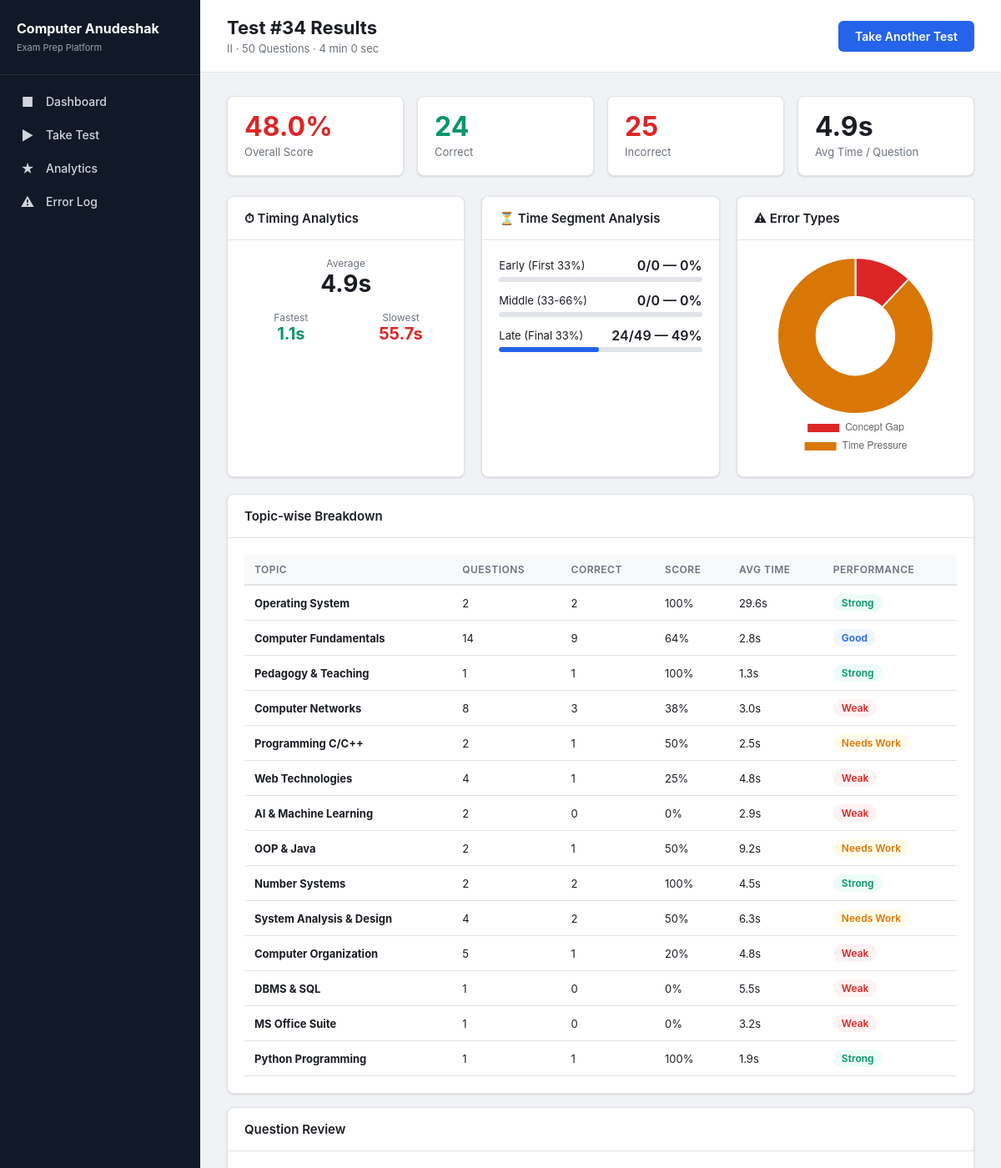
The app's page /results/34 (signed in, upper part) with its own data.
### tables this page shows
CREATE TABLE mock_tests (
            id INTEGER PRIMARY KEY AUTOINCREMENT,
            started_at TEXT, completed_at TEXT, paper TEXT, total_questions INTEGER,
            score REAL, max_score INTEGER, time_taken_sec INTEGER, status TEXT DEFAULT 'in_progress'
        , user_id INTEGER REFERENCES users(id) DEFAULT 1, name TEXT, subject TEXT, topic_id INTEGER REFERENCES topics(id));

CREATE TABLE test_responses (
            id INTEGER PRIMARY KEY AUTOINCREMENT,
            test_id INTEGER REFERENCES mock_tests(id),
            question_id INTEGER, selected_option TEXT, is_correct INTEGER,
            time_spent_sec REAL, confidence TEXT DEFAULT 'medium',
            error_type TEXT
        );

CREATE TABLE topics (
            id INTEGER PRIMARY KEY, name TEXT UNIQUE, subject TEXT, paper TEXT, weightage INTEGER DEFAULT 5
        );

### app.py (the view)
@app.route('/results/<int:test_id>')
def results(test_id):
    db = get_db()
    test = db.execute('SELECT * FROM mock_tests WHERE id=? AND user_id=?', (test_id, session['user_id'])).fetchone()
    if not test: return redirect(url_for('index'))
    responses = db.execute('''
        SELECT tr.*, q.question_text, q.correct_option, q.explanation, q.option_a, q.option_b, q.option_c, q.option_d, t.name as topic_name, t.subject as subject
        FROM test_responses tr JOIN questions q ON tr.question_id = q.id
        JOIN topics t ON q.topic_id = t.id
        WHERE tr.test_id=? ORDER BY tr.id
    ''', (test_id,)).fetchall()
    timings = [r['time_spent_sec'] for r in responses]
    avg_time = sum(timings) / len(timings) if timings else 0
    fastest = min(timings) if timings else 0
    slowest = max(timings) if timings else 0
    topic_breakdown = {}
    for r in responses:
        tn = r['topic_name']
        if tn not in topic_breakdown:
            topic_breakdown[tn] = {'correct': 0, 'total': 0, 'total_time': 0}
        topic_breakdown[tn]['total'] += 1
        topic_breakdown[tn]['total_time'] += r['time_spent_sec'] or 0
        if r['is_correct']: topic_breakdown[tn]['correct'] += 1
    errors = [r for r in responses if not r['is_correct']]
    error_types = {'concept_gap': 0, 'memory_lapse': 0, 'misread': 0, 'calculation': 0, 'time_pressure': 0}
    for e in errors:
        et = e['error_type'] or 'concept_gap'
        if et in error_types: error_types[et] += 1
    early = [r for r in responses if r['id'] <= len(responses) * 0.33]
    mid = [r for r in responses if len(responses)*0.33 < r['id'] <= len(responses)*0.66]
    late = [r for r in responses if r['id'] > len(responses)*0.66]
    return render_template('results.html', test=test, responses=responses,
        avg_time=avg_time, fastest=fastest, slowest=slowest,
        topic_breakdown=topic_breakdown, errors=errors, error_types=error_types,
        early=early, mid=mid, late=late)

### app.py (called while the page is built)
def get_db():
    if 'db' not in g:
        g.db = sqlite3.connect(DB_PATH)
        g.db.row_factory = sqlite3.Row
        g.db.execute("PRAGMA journal_mode=WAL")
        g.db.execute("PRAGMA foreign_keys=ON")
    return g.db

@app.before_request
def require_login():
    allowed = ['login', 'register', 'static', None]
    if request.endpoint not in allowed and 'user_id' not in session:
        return redirect(url_for('login'))

### templates/results.html (shortened to what this page needs)
<!DOCTYPE html>
<html lang="en">
<head>
  <link rel="stylesheet" href="/static/style.css">
</head>
<body>
  <aside class="sidebar">
    <div class="sidebar-brand">
      <h1>Computer Anudeshak</h1>
      <span>Exam Prep Platform</span>
    </div>
    <nav class="sidebar-nav">
      <a href="/"><span class="icon">&#9632;</span> Dashboard</a>
      <a href="/test/setup"><span class="icon">&#9654;</span> Take Test</a>
      <a href="/analytics"><span class="icon">&#9733;</span> Analytics</a>
      <a href="/errorlog"><span class="icon">&#9888;</span> Error Log</a>
    </nav>
  </aside>
  <div class="main">
    <div class="page-header">
      <div class="flex-between">
        <div>
          <h2>Test #{{ test.id }} Results</h2>
          <p>{{ test.paper }} &middot; {{ test.total_questions }} Questions &middot; {{ (test.time_taken_sec or 0) // 60 }} min {{ (test.time_taken_sec or 0) % 60 }} sec</p>
        </div>
        <a href="/test/setup" class="btn btn-primary">Take Another Test</a>
      </div>
    </div>
    <div class="content">
      <div class="stat-grid">
        <div class="stat-card {{ 'success' if (test.score or 0) >= 60 else 'danger' }}">
          <div class="stat-value">{{ "%.1f"|format(test.score or 0) }}%</div>
          <div class="stat-label">Overall Score</div>
        </div>
        <div class="stat-card success">
          <div class="stat-value">{{ responses|selectattr('is_correct', 'equalto', 1)|list|length }}</div>
          <div class="stat-label">Correct</div>
        </div>
        <div class="stat-card danger">
          <div class="stat-value">{{ responses|rejectattr('is_correct', 'equalto', 1)|list|length }}</div>
          <div class="stat-label">Incorrect</div>
        </div>
        <div class="stat-card">
          <div class="stat-value">{{ "%.1f"|format(avg_time) }}s</div>
          <div class="stat-label">Avg Time / Question</div>
        </div>
      </div>
      <div class="grid-3 mt-4">
        <div class="card">
          <div class="card-header">&#9201; Timing Analytics</div>
          <div class="card-body">
            <div style="text-align:center">
              <div style="margin-bottom:16px">
                <div style="font-size:12px;color:var(--text-muted)">Average</div>
                <div style="font-size:28px;font-weight:700">{{ "%.1f"|format(avg_time) }}s</div>
              </div>
              <div class="grid-2">
                <div>
                  <div style="font-size:12px;color:var(--text-muted)">Fastest</div>
                  <div style="font-size:20px;font-weight:700;color:var(--success)">{{ "%.1f"|format(fastest) }}s</div>
                </div>
                <div>
                  <div style="font-size:12px;color:var(--text-muted)">Slowest</div>
                  <div style="font-size:20px;font-weight:700;color:var(--danger)">{{ "%.1f"|format(slowest) }}s</div>
                </div>
              </div>
            </div>
          </div>
        </div>
        <div class="card">
          <div class="card-header">&#9203; Time Segment Analysis</div>
          <div class="card-body">
            {% set early_correct = early|selectattr('is_correct','equalto',1)|list|length %}
            {% set mid_correct = mid|selectattr('is_correct','equalto',1)|list|length %}
            {% set late_correct = late|selectattr('is_correct','equalto',1)|list|length %}
            <div style="margin-bottom:12px">
              <div class="flex-between" style="margin-bottom:4px">
                <span style="font-size:13px">Early (First 33%)</span>
                <span style="font-weight:600">{{ early_correct }}/{{ early|length }} — {{ "%.0f"|format(early_correct / early|length * 100 if early else 0) }}%</span>
              </div>
              <div class="score-bar" style="width:100%">
              </div>
            </div>
            <div style="margin-bottom:12px">
              <div class="flex-between" style="margin-bottom:4px">
                <span style="font-size:13px">Middle (33-66%)</span>
                <span style="font-weight:600">{{ mid_correct }}/{{ mid|length }} — {{ "%.0f"|format(mid_correct / mid|length * 100 if mid else 0) }}%</span>
              </div>
              <div class="score-bar" style="width:100%">
              </div>
            </div>
            <div>
              <div class="flex-between" style="margin-bottom:4px">
                <span style="font-size:13px">Late (Final 33%)</span>
                <span style="font-weight:600">{{ late_correct }}/{{ late|length }} — {{ "%.0f"|format(late_correct / late|length * 100 if late else 0) }}%</span>
              </div>
              <div class="score-bar" style="width:100%">
                <div class="score-bar-fill primary" data-width="{{ late_correct / late|length * 100 if late else 0 }}"></div>
              </div>
            </div>
          </div>
        </div>
        <div class="card">
          <div class="card-header">&#9888; Error Types</div>
          <div class="card-body">
            {% if errors %}
              <canvas id="errorPieChart" width="200" height="200"></canvas>
            {% else %}
              <div class="empty-state"><p>No errors — perfect score!</p></div>
            {% endif %}
          </div>
        </div>
      </div>
      <div class="card mt-4">
        <div class="card-header">Topic-wise Breakdown</div>
        <div class="card-body">
          <div class="table-wrap">
            <table>
              <thead>
                <tr><th>Topic</th><th>Questions</th><th>Correct</th><th>Score</th><th>Avg Time</th><th>Performance</th></tr>
              </thead>
              <tbody>
                {% for tn, data in topic_breakdown.items() %}
                <tr>
                  <td><strong>{{ tn }}</strong></td>
                  <td>{{ data.total }}</td>
                  <td>{{ data.correct }}</td>
                  <td>{{ "%.0f"|format(data.correct / data.total * 100) }}%</td>
                  <td>{{ "%.1f"|format(data.total_time / data.total) }}s</td>
                  <td>
                    {% set pct = data.correct / data.total * 100 %}
                    {% if pct >= 80 %}<span class="badge badge-success">Strong</span>
                    {% elif pct >= 60 %}<span class="badge badge-primary">Good</span>
                    {% elif pct >= 40 %}<span class="badge badge-warning">Needs Work</span>
                    {% else %}<span class="badge badge-danger">Weak</span>
                    {% endif %}
                  </td>
                </tr>
                {% endfor %}
              </tbody>
            </table>
          </div>
        </div>
      </div>
      <div class="card mt-4">
        <div class="card-header">Question Review</div>
        <div class="card-body">
        </div>
      </div>
    </div>
  </div>
  <script>
    // Initialize progress bar widths on load
    document.querySelectorAll('[data-width]').forEach(function(el) {
      el.style.width = el.getAttribute('data-width') + '%';
    });
    // Error Type Pie Chart
    const errorDataEl = document.getElementById('error-data');
    if (errorDataEl) {
      const errorTypes = JSON.parse(errorDataEl.textContent);
      const labels = [];
      const data = [];
      for (const [et, cnt] of Object.entries(errorTypes)) {
        if (cnt > 0) {
          labels.push(et.replace(/_/g, ' ').replace(/\b\w/g, c => c.toUpperCase()));
          data.push(cnt);
        }
      }
      if (data.length > 0 && document.getElementById('errorPieChart')) {
        const ctx = document.getElementById('errorPieChart').getContext('2d');
        new Chart(ctx, {
          type: 'doughnut',
          data: {
            labels: labels,
            datasets: [{
              data: data,
              backgroundColor: ['#dc2626', '#d97706', '#2563eb', '#9333ea', '#059669']
            }]
          },
          options: {
            responsive: true,
            plugins: { legend: { position: 'bottom', labels: { font: { size: 12 } } } }
          }
        });
      }
    }
  </script>
</body>
</html>

### static/style.css (style rules this page uses)
:root { --bg: #f0f2f5; --surface: #ffffff; --surface-alt: #f8f9fa; --border: #e0e4e8; --text: #1a1d23; --text-muted: #6b7280; --primary: #2563eb; --primary-hover: #1d4ed8; --primary-light: #eff6ff; --success: #059669; --success-light: #ecfdf5; --danger: #dc2626; --danger-light: #fef2f2; --warning: #d97706; --warning-light: #fffbeb; --sidebar-bg: #111827; --sidebar-text: #d1d5db; --sidebar-active: #2563eb; --radius: 8px; --shadow: 0 1px 3px rgba(0,0,0,0.08), 0 1px 2px rgba(0,0,0,0.06); --shadow-md: 0 4px 6px rgba(0,0,0,0.07), 0 2px 4px rgba(0,0,0,0.06); }
* { margin: 0; padding: 0; box-sizing: border-box; }
body { font-family: -apple-system, BlinkMacSystemFont, 'Segoe UI', Roboto, sans-serif; background: var(--bg); color: var(--text); display: flex; min-height: 100vh; }
.sidebar { width: 240px; background: var(--sidebar-bg); color: var(--sidebar-text); display: flex; flex-direction: column; position: fixed; top: 0; left: 0; bottom: 0; z-index: 100; }
.sidebar-brand { padding: 24px 20px; border-bottom: 1px solid rgba(255,255,255,0.08); }
.sidebar-brand h1 { font-size: 16px; font-weight: 700; color: #fff; line-height: 1.3; }
.sidebar-brand span { font-size: 11px; color: #9ca3af; font-weight: 400; }
.sidebar-nav { flex: 1; padding: 12px 0; }
.sidebar-nav a { display: flex; align-items: center; gap: 12px; padding: 10px 20px; color: var(--sidebar-text); text-decoration: none; font-size: 14px; font-weight: 500; transition: all 0.15s; border-left: 3px solid transparent; }
.sidebar-nav a .icon { width: 20px; text-align: center; font-size: 16px; }
.main { margin-left: 240px; flex: 1; min-height: 100vh; }
.page-header { background: var(--surface); border-bottom: 1px solid var(--border); padding: 20px 32px; }
.page-header h2 { font-size: 22px; font-weight: 700; }
.page-header p { color: var(--text-muted); font-size: 13px; margin-top: 4px; }
.content { padding: 28px 32px; max-width: 1400px; }
.card { background: var(--surface); border: 1px solid var(--border); border-radius: var(--radius); box-shadow: var(--shadow); }
.card-header { padding: 16px 20px; border-bottom: 1px solid var(--border); font-weight: 600; font-size: 15px; display: flex; align-items: center; justify-content: space-between; }
.card-body { padding: 20px; }
.stat-grid { display: grid; grid-template-columns: repeat(auto-fit, minmax(200px, 1fr)); gap: 16px; margin-bottom: 24px; }
.stat-card { background: var(--surface); border: 1px solid var(--border); border-radius: var(--radius); padding: 20px; box-shadow: var(--shadow); }
.stat-card .stat-value { font-size: 32px; font-weight: 700; line-height: 1; }
.stat-card .stat-label { color: var(--text-muted); font-size: 13px; margin-top: 6px; }
.stat-card.success .stat-value { color: var(--success); }
.stat-card.danger .stat-value { color: var(--danger); }
.grid-2 { display: grid; grid-template-columns: 1fr 1fr; gap: 20px; margin-bottom: 20px; }
.grid-3 { display: grid; grid-template-columns: repeat(3, 1fr); gap: 20px; margin-bottom: 20px; }
.table-wrap { overflow-x: auto; }
table { width: 100%; border-collapse: collapse; font-size: 13px; }
table th { text-align: left; padding: 10px 12px; background: var(--surface-alt); border-bottom: 2px solid var(--border); font-weight: 600; color: var(--text-muted); font-size: 12px; text-transform: uppercase; letter-spacing: 0.5px; white-space: nowrap; }
table td { padding: 10px 12px; border-bottom: 1px solid var(--border); vertical-align: middle; }
.badge { display: inline-block; padding: 3px 10px; border-radius: 12px; font-size: 12px; font-weight: 600; }
.badge-success { background: var(--success-light); color: var(--success); }
.badge-danger { background: var(--danger-light); color: var(--danger); }
.badge-warning { background: var(--warning-light); color: var(--warning); }
.badge-primary { background: var(--primary-light); color: var(--primary); }
.btn { display: inline-flex; align-items: center; gap: 6px; padding: 10px 20px; border: none; border-radius: 6px; font-size: 14px; font-weight: 600; cursor: pointer; text-decoration: none; transition: all 0.15s; }
.btn-primary { background: var(--primary); color: #fff; }
.score-bar { width: 100px; height: 6px; background: var(--border); border-radius: 3px; overflow: hidden; }
.score-bar-fill { height: 100%; border-radius: 3px; }
.score-bar-fill.primary { background: var(--primary); }
.mt-4 { margin-top: 16px; }
.flex-between { display: flex; align-items: center; justify-content: space-between; }

### records on screen
mock_tests: id "34", paper "II", total_questions "50", time_taken_sec "4", (test.time_taken_secor0)%60 "0", score "48.0"
test_responses: time_spent_sec "1.1"
test_responses: time_spent_sec "55.7", name "Operating System", total "2", correct "2", correct "100", total_time "29.6", shows "Strong"
test_responses: name "Computer Fundamentals", total "14", correct "9", correct "64", total_time "2.8", shows "Good"
test_responses: name "Pedagogy & Teaching", total "1", correct "1", correct "100", data.total_time/data.total "1.3", shows "Strong"
test_responses: name "Computer Networks", total "8", correct "3", correct "38", total_time "3.0", shows "Weak"
test_responses: name "Programming C/C++", total "2", correct "1", correct "50", total_time "2.5", shows "Needs Work"
test_responses: name "Web Technologies", total "4", correct "1", correct "25", total_time "4.8", shows "Weak"
test_responses: name "AI & Machine Learning", total "2", correct "0", data.correct/data.total*100 "0", total_time "2.9", shows "Weak"
test_responses: name "OOP & Java", total "2", correct "1", correct "50", total_time "9.2", shows "Needs Work"
test_responses: name "Number Systems", total "2", correct "2", correct "100", total_time "4.5", shows "Strong"
test_responses: name "System Analysis & Design", total "4", correct "2", correct "50", total_time "6.3", shows "Needs Work"
test_responses: name "Computer Organization", total "5", correct "1", correct "20", total_time "4.8", shows "Weak"
test_responses: name "DBMS & SQL", total "1", correct "0", data.correct/data.total*100 "0", data.total_time/data.total "5.5", shows "Weak"
test_responses: name "MS Office Suite", total "1", correct "0", data.correct/data.total*100 "0", data.total_time/data.total "3.2", shows "Weak"
test_responses: name "Python Programming", total "1", correct "1", correct "100", data.total_time/data.total "1.9", shows "Strong"

### other values on screen
{{ responses|selectattr('is_correct', 'equalto', 1)|list|length }} "24"
{{ responses|rejectattr('is_correct', 'equalto', 1)|list|length }} "25"
{{ "%.1f"|format(avg_time) }} "4.9"
{{ early_correct }} "0"
{{ early|length }} "0"
{{ "%.0f"|format(early_correct / early|length * 100 if early else 0) }} "0"
{{ mid_correct }} "0"
{{ mid|length }} "0"
{{ "%.0f"|format(mid_correct / mid|length * 100 if mid else 0) }} "0"
{{ late_correct }} "24"
{{ late|length }} "49"
{{ "%.0f"|format(late_correct / late|length * 100 if late else 0) }} "49"
